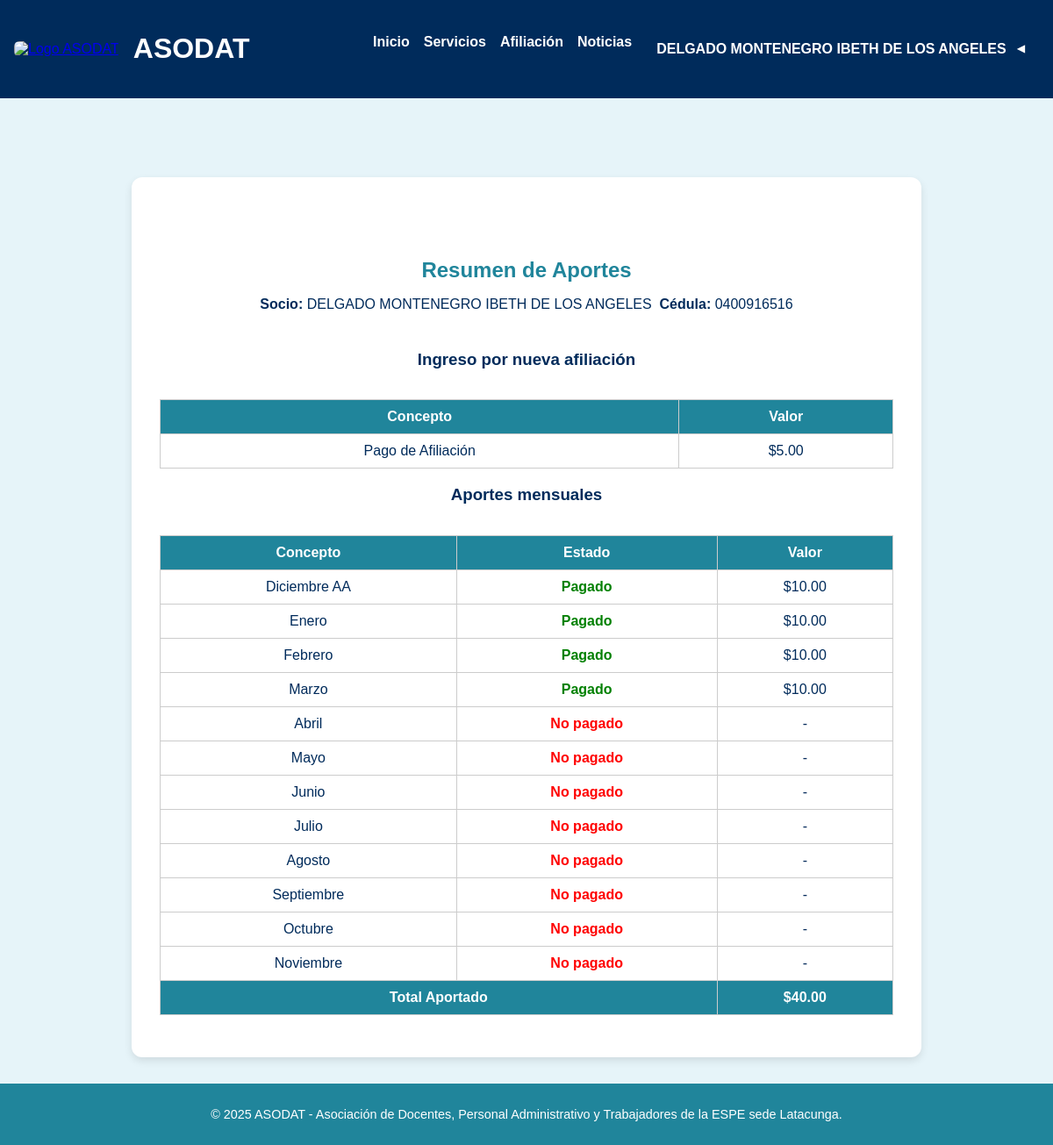
Screenshot of /historial_aportes.php (signed in) with the database file from the repository.
### tables this page shows
CREATE TABLE `aportes` (
  `apellidos_y_nombres` varchar(255) NOT NULL,
  `cedula` varchar(20) NOT NULL,
  `nuevos_ingresos` decimal(10,2) DEFAULT 0.00,
  `dic_aa` decimal(10,2) DEFAULT 0.00,
  `enero` decimal(10,2) DEFAULT 0.00,
  `febrero` decimal(10,2) DEFAULT 0.00,
  `marzo` decimal(10,2) DEFAULT 0.00,
  `abril` decimal(10,2) DEFAULT 0.00,
  `mayo` decimal(10,2) DEFAULT 0.00,
  `junio` decimal(10,2) DEFAULT 0.00,
  `julio` decimal(10,2) DEFAULT 0.00,
  `agosto` decimal(10,2) DEFAULT 0.00,
  `septiembre` decimal(10,2) DEFAULT 0.00,
  `octubre` decimal(10,2) DEFAULT 0.00,
  `noviembre` decimal(10,2) DEFAULT 0.00
);

### historial_aportes.php (the view, shortened to what this page needs)
<?php
include 'conexion.php';
$cedula = $_SESSION['cedula'];
$nombre = isset($_SESSION['nombre_completo']) ? $_SESSION['nombre_completo'] : 'Desconocido';
$stmt = $conn->prepare("SELECT * FROM aportes WHERE cedula = ?");
$stmt->bind_param("s", $cedula);
$stmt->execute();
$res = $stmt->get_result();
$row = $res->fetch_assoc();
$nuevosIngresos = floatval($row['nuevos_ingresos']);
$meses = [
    'dic_aa' => 'Diciembre AA',
    'enero' => 'Enero',
    'febrero' => 'Febrero',
    'marzo' => 'Marzo',
    'abril' => 'Abril',
    'mayo' => 'Mayo',
    'junio' => 'Junio',
    'julio' => 'Julio',
    'agosto' => 'Agosto',
    'septiembre' => 'Septiembre',
    'octubre' => 'Octubre',
    'noviembre' => 'Noviembre'
];
$total = 0;
?>
<!DOCTYPE html>
<html lang="es">
<head>
    <link rel="stylesheet" href="styles.css">
</head>
<body>
    <header class="header">
        <div class="container">
            <div class="logo-section">
                <a href="index.php">
                    <img src="img/Logo Asociación.jpeg" alt="Logo ASODAT" class="logo-img">
                </a>
                <h1 class="logo">ASODAT</h1>
            </div>
            <nav class="nav">
                <a href="index.php">Inicio</a>
                <a href="servicios.php">Servicios</a>
                <a href="afiliacion.php">Afiliación</a>
                <a href="noticias.php">Noticias</a>
                <?php if (isset($_SESSION['cedula'])): ?>
                    <div class="dropdown">
                        <button class="dropbtn">
                            <?= $_SESSION['nombre_completo'] ?>
                            <span class="flecha">▼</span>
                        </button>
                    </div>
                <?php else: ?>
                    <a class="activo" href="login.php">Login</a>
                <?php endif; ?>
        </div>
    </header>
    <main class="contenedor-centro">
        <h2 style="margin-top: 60px;">Resumen de Aportes</h2>
        <div style="display: flex; justify-content: space-between; margin-bottom: 1.5rem; padding: 0 1rem;">
            <div><strong>Socio:</strong> <?= htmlspecialchars($nombre)?></div>
            <div><strong>&nbsp; Cédula:</strong> <?= htmlspecialchars($cedula) ?></div>
        </div>
        <?php if ($nuevosIngresos > 0): ?>
            <h3>Ingreso por nueva afiliación</h3>
            <div class="tabla-aportes">
                <table>
                    <thead>
                        <tr>
                            <th>Concepto</th>
                            <th>Valor</th>
                        </tr>
                    </thead>
                    <tbody>
                        <tr>
                            <td>Pago de Afiliación</td>
                            <td>$<?= number_format($nuevosIngresos, 2) ?></td>
                        </tr>
                    </tbody>
                </table>
            </div>
        <?php endif; ?>
        <h3>Aportes mensuales</h3>
        <div class="tabla-aportes">
            <table>
                <thead>
                    <tr>
                        <th>Concepto</th>
                        <th>Estado</th>
                        <th>Valor</th>
                    </tr>
                </thead>
                <tbody>
                    <?php foreach ($meses as $col => $label):
                        $valor = isset($row[$col]) ? $row[$col] : null;
                        $pagado = !empty($valor) && $valor > 0;
                        if ($pagado) $total += $valor;
                    ?>
                        <tr>
                            <td><?= $label ?></td>
                            <td class="<?= $pagado ? 'pagado' : 'no-pagado' ?>">
                                <?= $pagado ? 'Pagado' : 'No pagado' ?>
                            </td>
                            <td><?= $pagado ? '$' . number_format($valor, 2) : '-' ?></td>
                        </tr>
                    <?php endforeach; ?>
                    <tr>
                        <th colspan="2">Total Aportado</th>
                        <th>$<?= number_format($total, 2) ?></th>
                    </tr>
                </tbody>
            </table>
        </div>
    </main>
    <footer class="footer">
        <div class="container">
            <p>&copy; 2025 ASODAT - Asociación de Docentes, Personal Administrativo y Trabajadores de la ESPE sede
                Latacunga.</p>
        </div>
    </footer>
</body>
</html>

### styles.css (style rules this page uses)
:root { --azul-oscuro: #1b4d7a; --azul-medio: #20859b; --azul-claro: #3ca8b7; --celeste-fondo: #e3f2f9; --blanco: #ffffff; --gris-fondo: #f0f4f8; --gris-claro: #f9fbfc; }
body { margin: 0; font-family: "Roboto", sans-serif; background-color: var(--celeste-fondo); color: var(--azul-oscuro); }
.container { max-width: 1200px; margin: auto; padding: 0 1rem; }
.header { background-color: var(--azul-oscuro); color: white; padding: 1rem 0; }
.logo-section { display: flex; align-items: center; gap: 1rem; }
.logo-img { height: 50px; border-radius: 6px; }
.nav { display: flex; gap: 1rem; }
.header .container { display: flex; justify-content: space-between; align-items: center; }
.nav a { color: white; text-decoration: none; font-weight: bold; transition: color 0.3s ease; }
.footer { background-color: #20859b; padding: 1rem 1rem; text-align: center; font-size: 0.8rem; color: #fff; }
.footer .container { max-width: 1200px; margin: auto; }
html, body { height: 100%; margin: 0; display: flex; flex-direction: column; }
body { min-height: 100vh; }
main { flex: 1; }
:root { --azul-oscuro: #002b5b; --azul-medio: #005daa; --gris-fondo: #f4f4f4; --blanco: #ffffff; }
:root { --azul-oscuro: #002b5b; --azul-medio: #20859b; --gris-fondo: #f4f4f4; --blanco: #ffffff; }
.footer { background-color: #20859b; padding: 3rem 1rem; text-align: center; font-size: 0.9rem; color: #fff; }
.dropdown { position: relative; display: inline-block; }
.dropbtn { background: none; border: none; color: white; font-weight: bold; cursor: pointer; padding: 8px 12px; font-size: 16px; }
.flecha { display: inline-block; margin-left: 5px; transform: rotate(90deg); transition: transform 0.3s ease; }
.contenedor-centro { min-height: calc(100vh - 200px); display: flex; flex-direction: column; justify-content: center; align-items: center; padding: 2rem; text-align: center; }
* { box-sizing: border-box; }

### historial_aportes.php (style rules this page uses)
body { font-family: Arial, sans-serif; background-color: #e6f4f9; margin: 0; padding: 0; }
.contenedor-centro { max-width: 800px; margin: 30px auto; padding: 2rem; background-color: #fff; border-radius: 12px; box-shadow: 0 4px 10px rgba(0, 0, 0, 0.1); }
h2 { color: #20859b; text-align: center; margin-bottom: 1rem; }
table { width: 100%; border-collapse: collapse; margin-top: 1rem; }
th, td { padding: 10px; border: 1px solid #ccc; text-align: center; }
th { background-color: #20859b; color: white; }
.pagado { color: green; font-weight: bold; }
.no-pagado { color: red; font-weight: bold; }
p { margin: 0.5rem 0; text-align: center; }
body { font-family: Arial, sans-serif; background-color: #e6f4f9; margin: 0; padding: 0; padding-bottom: 100px; }
.contenedor-centro { width: 90%; max-width: 900px; min-height: auto; margin: 90px auto 30px auto; padding: 2rem 2rem 3rem 2rem; background-color: #fff; border-radius: 12px; box-shadow: 0 4px 10px rgba(0, 0, 0, 0.1); overflow: visible; }
.footer { background-color: #20859b; color: white; text-align: center; padding: 1.2rem 1rem; font-size: 0.9rem; position: relative; z-index: 10; }
.tabla-aportes { width: 100%; max-width: 100%; overflow-x: auto; display: block; }

### rows the page displays
aportes: nuevos_ingresos "5.00", dic_aa "10.00", enero "10.00", febrero "10.00", marzo "10.00"

### other values shown
$_SESSION['nombre_completo'] "DELGADO MONTENEGRO IBETH DE LOS ANGELES"
$nombre "DELGADO MONTENEGRO IBETH DE LOS ANGELES"
$cedula "0400916516"
$label "Diciembre AA"
$label "Enero"
$label "Febrero"
$label "Marzo"
$label "Abril"
$label "Mayo"
$label "Junio"
$label "Julio"
$label "Agosto"
$label "Septiembre"
$label "Octubre"
$label "Noviembre"
